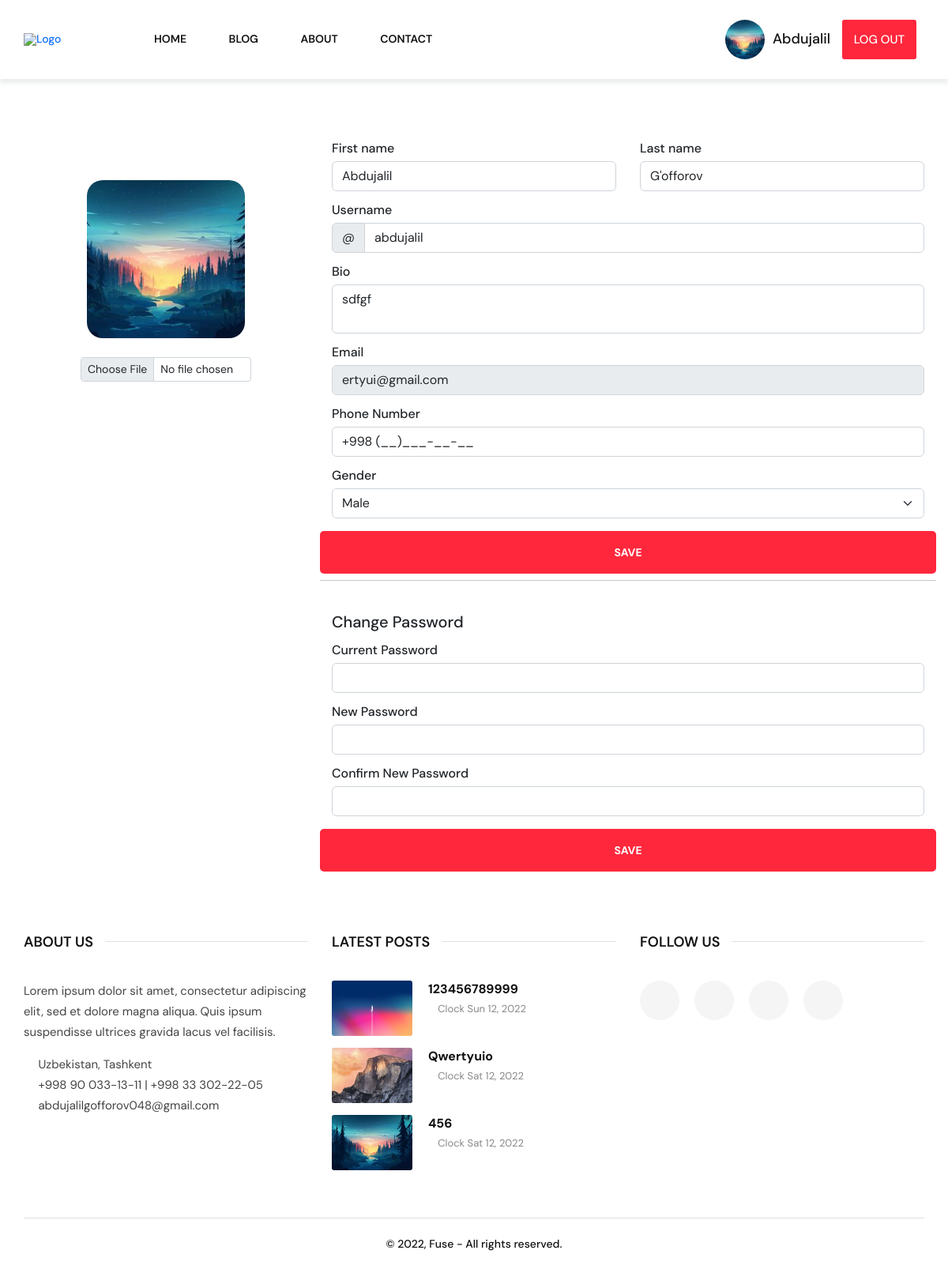
/profile (signed in), run on the app's committed database.
### app1/models.py (models this page shows, shortened)
class User(AbstractUser):
    class Gender(TextChoices):
        MALE = 'male', 'Male'
        FEMALE = 'female', 'Female'
        PENDING = 'pending', '------'
    email = EmailField(unique=True, blank=True)
    photo = ResizedImageField(size=[250, 250], crop=['middle', 'center'], upload_to='users', default='default.png')
    bio = CharField(max_length=70)
    is_active = BooleanField(default=False)
    gender = CharField(max_length=10, choices=Gender.choices, default=Gender.PENDING)
    phone_number = CharField(max_length=25, default='Mavjud emas', null=True)
    class Meta:
        verbose_name_plural = 'Foydalanuvchilar'
        verbose_name = 'Foydalanuvchi'

class About(Model):
    address = CharField(max_length=255)
    phone_number = CharField(max_length=255)
    email = EmailField(max_length=255)
    class Meta:
        verbose_name_plural = 'Ma\'lumot'
        verbose_name = 'Ma\'lumot'

class Post(Model):
    class Status(TextChoices):
        PENDING = 'pending', 'Kutilmoqda'
        ACTIVE = 'active', 'Faol'
        CANCEL = 'cancel', 'Rad etilgan'
    category = ManyToManyField(Category)
    title = CharField(max_length=100)
    body = RichTextField()
    created_at = DateTimeField(auto_now_add=True)
    updated_at = DateTimeField(auto_now=True)
    user = ForeignKey(User, on_delete=RESTRICT)
    image = ImageField(upload_to='post/%m')
    views_count = IntegerField(default=0)
    slug = SlugField(max_length=100, unique=True)
    is_publish = CharField(max_length=25, choices=Status.choices, default=Status.PENDING)
    class Meta:
        verbose_name_plural = 'Postlar'
        ordering = ('-created_at',)

### app1/views.py (the view)
# urls.py: path('profile', ProfileView.as_view(), name='profile_view'),
class ProfileView(LoginRequiredMixin, UpdateView):
    template_name = 'app1/profile.html'
    form_class = EditProfileForm
    success_url = reverse_lazy('profile_view')
    def get_context_data(self, *, object_list=None, **kwargs):
        context = super().get_context_data(object_list=object_list, **kwargs)
        context['latest_posts'] = Post.objects.order_by('-created_at')[:3]
        return context
    def get_object(self, queryset=None):
        return self.request.user

### app1/forms.py
class EditProfileForm(UserChangeForm):
    class Meta:
        fields = ('id', 'first_name', 'last_name', 'username', 'bio', 'phone_number', 'gender', 'photo')
        model = User

### app1/context_processors.py (called while the page is built)
def custom_about(request):
    context = {
        'about': About.objects.first()
    }
    return context

### templates/app1/profile.html (shortened to what this page needs)
{% extends 'app1/parts/base.html' %}
{% load static %}
{% block main_content %}
    <div class="container">
        <main>
            <form method="post" action="{% url 'profile_view' %}" enctype="multipart/form-data">
                <div class="row g-5">
                    <div class="col-md-5 col-lg-4">
                        <div class="py-5 text-center">
                            <img class="d-block mx-auto mb-4" src="{{ user.photo.url }}" alt="" width="200"
                                 style="border-radius: 20px">
                            <input class="form-control form-control-sm" name="photo" type="file"
                                   value="{{ user.photo }}"
                                   style="width: 60%;margin: auto">
                        </div>
                    </div>
                    <div class="col-md-7 col-lg-8">
                        <div class="row g-3">
                            <div class="col-sm-6">
                                <label class="form-label">First name</label>
                                <label class="input-group">
                                    <input type="text" class="form-control" name="first_name"
                                           value="{{ user.first_name }}">
                                </label>
                            </div>
                            <div class="col-sm-6">
                                <label class="form-label">Last name</label>
                                <label class="input-group">
                                    <input type="text" class="form-control" name="last_name"
                                           value="{{ user.last_name }}">
                                </label>
                            </div>
                            <div class="col-12">
                                <label class="form-label">Username</label>
                                <label class="input-group">
                                    <span class="input-group-text">@</span>
                                    <input type="text" class="form-control" name="username"
                                           value="{{ user.username }}">
                                </label>
                            </div>
                            <div class="col-12">
                                <label class="form-label">Bio</label>
                                <label class="input-group">
                                    <textarea name="bio" class="form-control">{{ user.bio }}</textarea>
                                </label>
                            </div>
                            <div class="col-12">
                                <label class="form-label">Email</label>
                                <label class="input-group">
                                    <input type="email" class="form-control" name="email" value="{{ user.email }}" disabled>
                                </label>
                            </div>
                            <div class="col-12">
                                <label class="form-label">Phone Number</label>
                                <div class="input-group">
                                    <label class="input-group">
                                        <input type="tel" data-phonemask="+998 (__)___-__-__"
                                               class="masked-phone form-control" name="phone_number"
                                               value="{{ user.phone_number }}">
                                    </label>
                                </div>
                            </div>
                            <div class="col-12">
                                <label class="form-label">Gender</label>
                                <label class="input-group">
                                    <select class="form-select" name="gender">
                                        <option value="male" {% if user.gender == 'male' %}selected{% endif %}>
                                            Male
                                        </option>
                                    </select>
                                </label>
                            </div>
                            <input class="w-100 btn btn-primary btn-lg" type="submit" value="SAVE">
                        </div>
                    </div>
                </div>
            </form>
            <div class="row g-5">
                <div class="col-md-5 col-lg-4"></div>
                <div class="col-md-7 col-lg-8">
                    <form method="post" action="{% url "change_password" %}">
                        <div class="row g-3">
                            <hr class="my-4">
                            <h1 class="col-12" style="font-size: 20px">Change Password</h1>
                            <div class="col-12">
                                <label class="form-label">Current Password</label>
                                <label class="input-group">
                                    <input type="password" class="form-control" name="password">
                                </label>
                            </div>
                            <div class="col-12">
                                <label class="form-label">New Password</label>
                                <label class="input-group">
                                    <input type="password" class="form-control" name="new_password">
                                </label>
                            </div>
                            <div class="col-12">
                                <label class="form-label">Confirm New Password</label>
                                <label class="input-group">
                                    <input type="password" class="form-control" name="confirm_password">
                                </label>
                            </div>
                            <input class="w-100 btn btn-primary btn-lg" type="submit" value="SAVE">
                        </div>
                    </form>
                </div>
            </div>
        </main>
    </div>
{% endblock %}

### templates/app1/parts/header.html (shortened to what this page needs)
{% load static %}
<header class="theme-default">
    <div class="container">
        <div class="header-wrapper">
            <a class="header__logo" href="{% url 'main_view' %}"><img src="{% static 'app1/assets/images/logo1.png' %}"
                                                                      alt="Logo"/></a>
            <nav>
                <ul>
                    <li class="nav-item {% if request.path == '/' %}active{% endif %}"><a href="{% url 'main_view' %}">Home</a>
                    </li>
                    <li class="nav-item {% if request.path == '/blog' %}active{% endif %}"><a
                            href="{% url 'blog_view' %}">Blog</a>
                    </li>
                    <li class="nav-item {% if request.path == '/about' %}active{% endif %}"><a
                            href="{% url 'about_view' %}">About</a></li>
                    <li class="nav-item {% if request.path == '/contact' %}active{% endif %}"><a
                            href="{% url 'contact_view' %}">Contact</a></li>
                </ul>
            </nav>
            <div class="header__icon-group"><a href="#" id="search"></a>
                <div class="social">
                </div>
            </div>
            <div>
                {% if request.user.is_authenticated %}
                    <a href="{% url 'profile_view'%}" class="header-account"
                       style='font-family: "DM Sans", sans-serif; color:#111;font-size: 18px;'>
                        <img src="{{ request.user.photo.url }}" style="width: 60px;padding: 0 5px;border-radius: 100%;"
                             alt="profile picture">
                        {{ request.user.first_name }}
                    </a>
                    <a href="{% url 'logout' %}" style="
                    margin: 10px;
                    color: white;
                    background-color: #FF273C;
                    padding: 15px;
                    font-size: 15px;
                    border-radius: 3px;
                    ">LOG OUT</a>
                {% endif %}
            </div>
        </div>
    </div>
</header>

### templates/app1/parts/footer.html (shortened to what this page needs)
{% load static %}
<footer>
    <div class="container">
        <div class="footer-content">
            <div class="row">
                <div class="col-12 col-md-6 col-lg-4">
                    <div class="footer-col -about">
                        <div class="center-line-title">
                            <h5>About us</h5>
                        </div>
                        <p>Lorem ipsum dolor sit amet, consectetur adipiscing elit, sed et dolore magna aliqua.
                            Quis ipsum suspendisse ultrices gravida lacus vel facilisis. </p>
                        <div class="contact-method">
                            <p>{{ about.address }}</p>
                            <p>{{ about.phone_number }}</p>
                            <p>{{ about.email }}</p>
                        </div>
                    </div>
                </div>
                <div class="col-12 col-md-6 col-lg-4">
                    <div class="footer-col -feature-post">
                        <div class="center-line-title">
                            <h5>Latest posts</h5>
                        </div>
                        <div class="feature-post-block">
                            {% for latest_post in latest_posts %}
                                <div class="post-card -tiny">
                                    <a class="card__cover" href="#">
                                        <img src="{{ latest_post.image.url}}"
                                             alt="Best Open Source Tools For Developers">
                                    </a>
                                    <div class="card__content">
                                        <a class="card__content-title" href="#">{{ latest_post.title }}</a>
                                        <div class="card__content-info">
                                            <div class="info__time">
                                                <p>Clock {{ latest_post.created_at|date:"D m, Y" }}</p>
                                            </div>
                                        </div>
                                    </div>
                                </div>
                            {% endfor %}
                        </div>
                    </div>
                </div>
                <div class="col-12 col-md-6000 col-lg-4">
                    <div class="footer-col -util">
                        <div class="row">
                            <div class="col-12 col-md-6 col-lg-12">
                                <div class="center-line-title">
                                    <h5>Follow us</h5>
                                </div>
                                <div class="social-block"><a href="#"></a>
                                    <a href="#"></a>
                                    <a href="#"></a>
                                    <a href="#"></a></div>
                            </div>
                        </div>
                    </div>
                </div>
            </div>
        </div>
        <div class="copyright">
            <p>© 2022, Fuse - All rights reserved.</p>
        </div>
    </div>
</footer>

### data on the page
User: user.photo (picture), user.first_name "Abdujalil", photo (picture), first_name "Abdujalil", last_name "G'offorov", username "abdujalil", bio "sdfgf", email "ertyui@gmail.com", phone_number "+998 (__)___-__-__", gender "Male"
About: address "Uzbekistan, Tashkent", phone_number "+998 90 033-13-11 | +998 33 302-22-05", email "abdujalilgofforov048@gmail.com"
Post: image (picture), title "123456789999", created_at "Sun 12, 2022"
Post: image (picture), title "Qwertyuio", created_at "Sat 12, 2022"
Post: image (picture), title "456", created_at "Sat 12, 2022"
